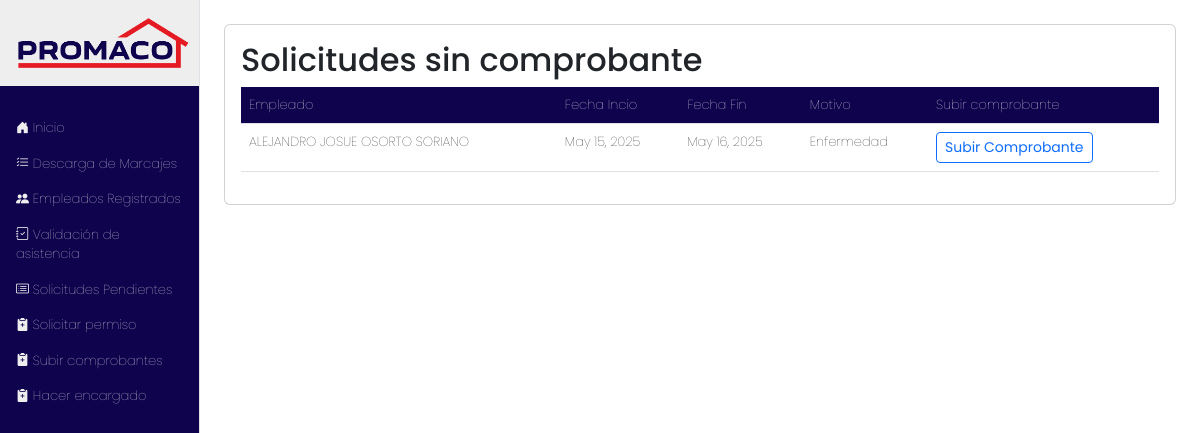
/marcaje/subir_comprobantes/, run on an earlier commit of the app's database.
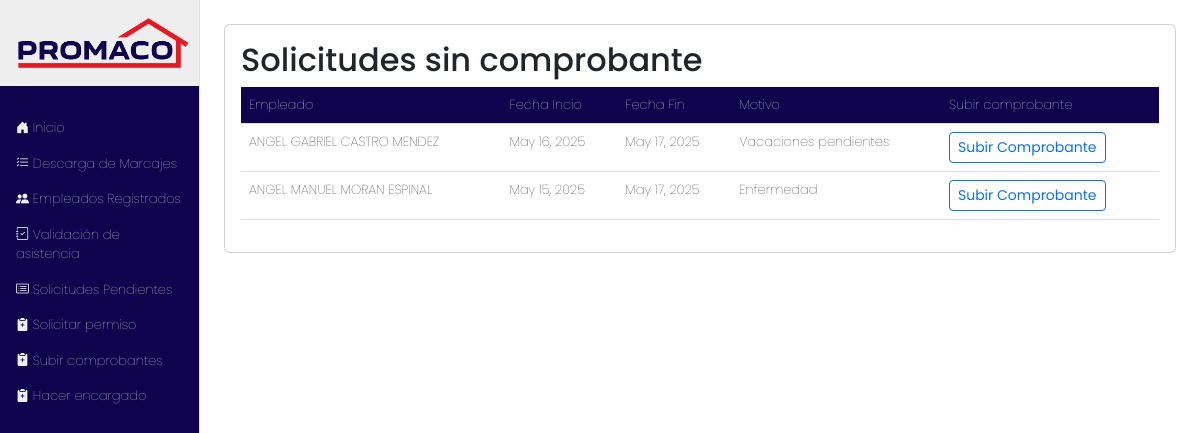
And on a later commit of the database.
### marcaje/models.py (models this page shows, shortened)
class Permisos(models.Model):
    ESTADO_SOLICITUD = [
        ('P', 'Pendiente'),
        ('A', 'Aprobada'),
        ('R', 'Rechazada'),
    ]
    encargado = models.ForeignKey(Empleado, related_name="solicitudes_enviadas", on_delete=models.PROTECT)
    empleado = models.ForeignKey(Empleado, on_delete=models.CASCADE)
    tipo_permiso = models.ForeignKey(TipoPermisos, on_delete=models.PROTECT)
    fecha_inicio = models.DateField()
    fecha_final = models.DateField()
    fecha_solicitud = models.DateTimeField(auto_now=True)
    descripcion = models.CharField(max_length=300)
    tiene_comprobante = models.BooleanField(default=False)
    estado_solicitud = models.CharField(choices=ESTADO_SOLICITUD, default='P')

class Empleado(models.Model):
    id_externo = models.IntegerField(unique=True)
    codigo = models.CharField(max_length=20)
    nombre = models.CharField(max_length=100)
    departamento = models.CharField(max_length=100)
    sucursal = models.ForeignKey(Sucursal, on_delete=models.PROTECT)
    es_encargado = models.BooleanField(default=False)
    class Meta:
        verbose_name = "Empleado"
        verbose_name_plural = "Empleados"
        ordering = ['nombre']
    def __str__(self):
        return f"{self.nombre} "

### marcaje/views.py (the view)
# urls.py: path('subir_comprobantes/', views.subir_comprobante, name='subir_comprobantes'),
def subir_comprobante(request):
    solicitudes = Permisos.objects.filter(tiene_comprobante=False)
    return render(request, 'subir_comprobantes.html', {
        'solicitudes': solicitudes,
    })

### marcaje/templates/subir_comprobantes.html (shortened to what this page needs)
 {% extends 'base.html' %}
 {% block content %}
 <div class="card">
  <div class="card-body">
<h2>Solicitudes sin comprobante</h2>
<div class="table-responsive">
<table id="tabla-comprobantes" class="table">
  <thead class="">
    <tr>
      <th>Empleado</th>
      <th>Fecha Incio</th>
      <th>Fecha Fin</th>
      <th>Motivo</th>
      <th>Subir comprobante</th>
    </tr>
  </thead>
  <tbody>
    {% for s in solicitudes %}
      <tr id="permiso-{{s.id}}">
        <td>{{ s.empleado }}</td>
        <td>{{ s.fecha_inicio }}</td>
        <td>{{s.fecha_final}}</td>
        <td>{{ s.descripcion }}</td>
        <td>
          <button class="btn btn-outline-primary btn-sm"
          hx-get="{% url 'form_comprobante' s.id %}"
          hx-target="#formulario-{{ s.id }}"
          hx-swap="innerHTML">
    Subir Comprobante
          </button>
        </td>
      </tr>
    {% empty %}
      <tr>
        <td colspan="4">No hay solicitudes pendientes de comprobante.</td>
      </tr>
    {% endfor %}
  </tbody>
</table>
</div>
</div>
</div>
{%endblock%}

### templates/base.html (shortened to what this page needs)
<!DOCTYPE html>
<html lang="en">
<head>
    <link href="https://cdn.jsdelivr.net/npm/bootstrap@5.3.3/dist/css/bootstrap.min.css" rel="stylesheet">
    <link href="https://cdn.jsdelivr.net/npm/bootstrap-icons@1.10.5/font/bootstrap-icons.css" rel="stylesheet">
    <link rel="stylesheet" href="https://cdn.jsdelivr.net/npm/@fortawesome/fontawesome-free@6.6.0/css/fontawesome.min.css">
    <link rel="stylesheet" href="https://cdn.datatables.net/2.3.0/css/dataTables.dataTables.css" />
{% load static %}
<link rel="stylesheet" href="{% static 'styles/menu.css' %}">
</head>
<body>
    <div class="container-fluid">
        <div class="row min-vh-100">
{% include 'menu2.html' %}
<main class="col-md-9 ms-sm-auto col-lg-10 px-md-4 py-4">
    {% block content %}
    {% endblock %}
</main>
</div>
</div>
</body>
</html>

### templates/menu2.html
{% load static %}
<nav class="col-md-3 col-lg-2 d-md-block sidebar collapse border-end position-sticky side-nav">
    <div class="holas">
        <div class="d-flex align-items-center img-container">
            <a class="imagen" href="#"> <img src="{% static 'img/logo.png' %}" alt="example" class="logo-img"></a>
        </div>
        <ul class="nav flex-column mt-4">
            <li class="nav-item"><a class="nav-option nav-link" href="/inicio"><i class="bi bi-house-door-fill"></i>  Inicio</a></li>
            <li class="nav-item"><a class="nav-option nav-link" href="/marcaje"><i class="bi bi-list-check"></i>   Descarga de Marcajes</a></li>
            <li class="nav-item"><a class="nav-option nav-link " href="/marcaje/registrados"><i class="bi bi-people-fill"></i>   Empleados Registrados</a></li>
            <li class="nav-item"><a class="nav-option nav-link " href="/marcaje/validar-asistencia"><i class="bi bi-journal-check"></i>   Validación de asistencia</a></li>
            <li class="nav-item"><a class="nav-option nav-link " href="/marcaje/solicitud"><i class="bi bi-card-list"></i>   Solicitudes Pendientes</a></li>
            <li class="nav-item"><a class="nav-option nav-link " href="/marcaje/crear-permiso"><i class="bi bi-clipboard2-plus-fill"></i>   Solicitar permiso</a></li>
            <li class="nav-item"><a class="nav-option nav-link " href="/marcaje/subir_comprobantes"><i class="bi bi-clipboard2-plus-fill"></i>   Subir comprobantes</a></li>
            <li class="nav-item"><a class="nav-option nav-link " href="/marcaje/convertir_a_encargado"><i class="bi bi-clipboard2-plus-fill"></i>   Hacer encargado</a></li>
        </ul>
    </div>
</nav>

### static/styles/menu.css (style rules this page uses)
* { font-family: "Poppins", serif; font-weight: 100; font-style: normal; }
body { font-size: 13px; }
.table th { background: #0F034E !important; color: #fff !important; position: sticky !important; }
.table thead { position: sticky !important; top: 0; }
.holas { position: sticky; top: 0; }
.side-nav { background: #0F034E; }
li { color: #fff; }
nav { padding: 0 !important; }
.nav-link { transition: none !important; color: #eee; }
.img-container { background: #eee; }
img { width: 100%; }

What changed in the data, as far as the page shows it:
no longer on this page (row edited): Permisos: empleado "ALEJANDRO JOSUE OSORTO SORIANO", fecha_inicio "May 15, 2025", fecha_final "May 16, 2025", descripcion "Enfermedad"
added Permisos: empleado "ANGEL GABRIEL CASTRO MENDEZ", fecha_inicio "May 16, 2025", fecha_final "May 17, 2025", descripcion "Vacaciones pendientes"
added Permisos: empleado "ANGEL MANUEL MORAN ESPINAL", fecha_inicio "May 15, 2025", fecha_final "May 17, 2025", descripcion "Enfermedad"
